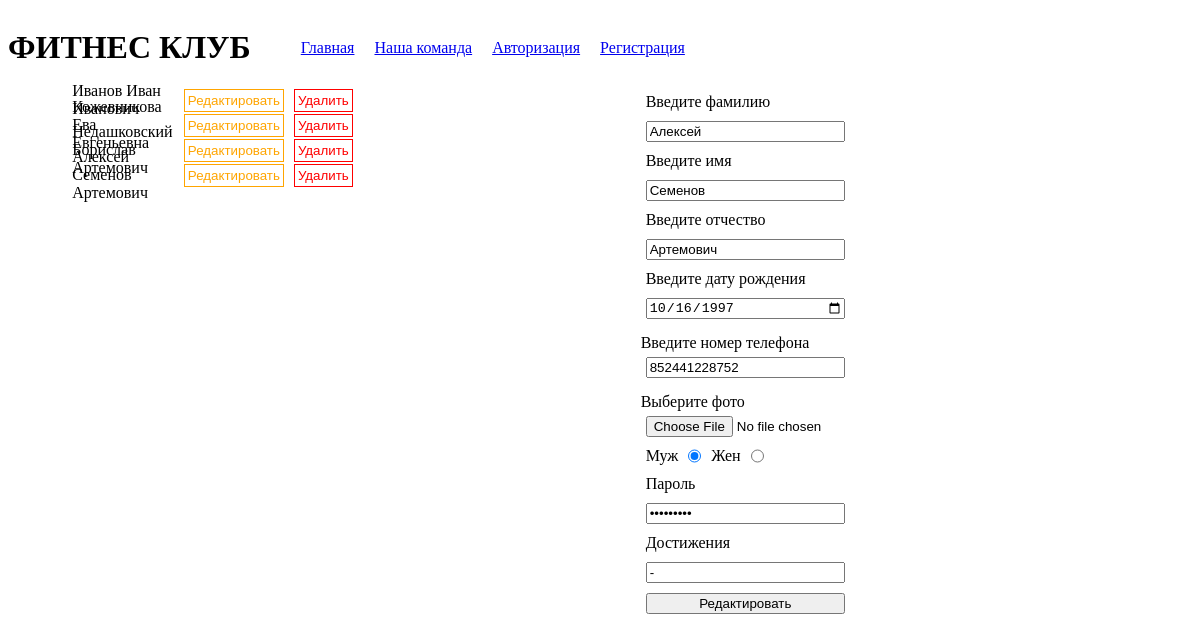
The app's page /editTrener.php?trener=17 with its own data.
### tables this page shows
CREATE TABLE `users` (
  `id_user` int NOT NULL,
  `surname` varchar(50) NOT NULL,
  `name` varchar(50) NOT NULL,
  `patronymic` varchar(50) NOT NULL,
  `phone_number` varchar(12) NOT NULL,
  `password` varchar(150) NOT NULL,
  `date_birthday` date NOT NULL,
  `photo` varchar(200) NOT NULL,
  `gender` varchar(100) NOT NULL,
  `date_create` datetime NOT NULL,
  `achievements` varchar(500) NOT NULL,
  `role` int NOT NULL
);

### editTrener.php (the view, shortened to what this page needs)
<?php
include("header.php");
$con = mysqli_connect("localhost","root", "root", "fitnes");
$sql_query = "select id_user, surname, name, patronymic, photo, achievements, phone_number, date_birthday, password, gender from users where role = 3";
$query_first = "select id_user from users where role = 3 limit 1";
$result_first_id = mysqli_fetch_array(mysqli_query($con, $query_first));
$result = mysqli_query($con, $sql_query);
$trener_id = !empty($_GET["trener"])?$_GET["trener"]:$result_first_id['id_user'];
$trener_info = mysqli_fetch_array(mysqli_query($con, "select * from users where id_user = $trener_id"));
?>
<div class="container">
    <div class="list-trener">
        <?php
            while($trener = mysqli_fetch_array($result)){
                ?>
                <div class="trener-item">
                    <p><?=$trener['surname']." ".$trener['name']." ".$trener['patronymic']?></p>
                    <a href="?trener=<?=$trener['id_user'];?>"><button class = "btn btn-edit">Редактировать</button></a>
                    <a href="/delTrener.php?trener=<?=$trener['id_user'];?>"><button class = "btn btn-delete">Удалить</button></a>
                </div>
                <?php
            }
        ?>
    </div>
    <div class="form-edit">
            <div class="container flex-column-center">
                <form action="editTrenerDB.php" method="POST" enctype = "multipart/form-data">
                <div class="input-group"><label for="surname">Введите фамилию</label><input value ="<?=$trener_info['surname']?>" type="text" required id="surname" name = "surname"></div>
                <div class="input-group"><label for="name">Введите имя</label><input value ="<?=$trener_info['name']?>" type="text" id="name" required name = "name"></div>
                <div class="input-group"><label for="patronymic">Введите отчество</label><input value ="<?=$trener_info['patronymic']?>" type="text" id="patronymic" name = "patronymic"></div>
                <div class="input-group"><label for="date_birthday">Введите дату рождения</label><input value ="<?=$trener_info['date_birthday']?>" type="date" required id="date_birthday" name = "date_birthday"></div>
                <div class="input-group"><label for="phone"></label>Введите номер телефона<input value ="<?=$trener_info['phone_number']?>" type="text" required id="phone_number" name = "phone_number"></div>
                <div class="input-group"><label for="photo"></label>Выберите фото<input value ="<?=$trener_info['photo']?>" type="file" id="photo" name = "photo"></div>
                <div class="input-group i-g-radio">
                    <label for="g-m">Муж</label><input value ="муж" <?=($trener_info["gender"] == "муж")?"checked":"";?> type="radio" id="g-m" name = "gender">
                    <label for="g-w">Жен</label><input value ="жен" <?=($trener_info["gender"] == "жен")?"checked":"";?> type="radio" id="g-w" name = "gender" >
                </div>
                <div class="input-group"><label for="password"> Пароль</label><input value ="<?=$trener_info['password']?>" type="password" id="password" required name = "password"></div>
                <div class="input-group"><label for="achievements">Достижения</label><input value ="<?=$trener_info['achievements']?>" type="text" id="achievements" name = "achievements"></div>
                <div class="input-group"><input type="submit" value ="Редактировать"></div>
                </form>
            </div>
    </div>
</div>

### style.css (style rules this page uses)
.container { width: 90%; margin: 0 auto; display: flex; }
form { width: 30%; }
.input-group { display: flex; flex-direction: column; }
.input-group > * { margin: 5px; }
.i-g-radio { flex-direction: row; }
.flex-column-center { flex-direction: column; align-items: center; }
.trener-item { display: flex; align-items: center; height: 25px; }
.trener-item > * { margin: 5px; }
.btn { background: transparent; padding: 3px; }
.btn-edit { border: 1px solid orange; color: orange; }
.btn-delete { border: 1px solid red; color: red; }
.list-trener { width: 30%; }
.form-edit { width: 80%; }

### records on screen
users: surname "Иванов", name "Иван", patronymic "Иванович"
users: surname "Кожевникова", name "Ева", patronymic "Евгеньевна"
users: surname "Недашковский", name "Борислав", patronymic "Артемович"
users: surname "Алексей", name "Семенов", patronymic "Артемович", date_birthday "10/16/1997", phone_number "852441228752", gender "☑ Муж", gender "☐ Жен", achievements "-"
